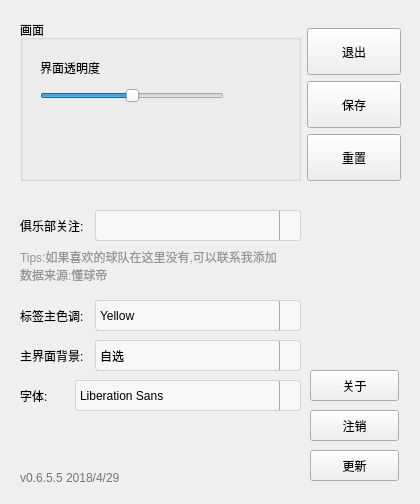
<?xml version="1.0" encoding="UTF-8"?>
<ui version="4.0">
 <class>kr_setting</class>
 <widget class="QWidget" name="kr_setting">
  <property name="windowModality">
   <enum>Qt::WindowModal</enum>
  </property>
  <property name="geometry">
   <rect>
    <x>0</x>
    <y>0</y>
    <width>420</width>
    <height>504</height>
   </rect>
  </property>
  <property name="windowTitle">
   <string>设置</string>
  </property>
  <property name="windowOpacity">
   <double>0.960000000000000</double>
  </property>
  <property name="styleSheet">
   <string notr="true">QPushButton[NotTitleBarBtn=true]
{	
	color:rgb(117,117,117);
	background-color:rgb(250,250,250);
	border: 1px solid rgb(100,100,100);
	border-radius:6px;
}

QPushButton:hover[NotTitleBarBtn=true]
{
	color:white;
	background-color:rgb(90,90,90);
	border: 1px solid rgb(100,100,100);
}

QPushButton:pressed[NotTitleBarBtn=true]
{
	color:white;
	background-color:rgb(80,80,80);
	border: 1px solid rgb(100,100,100);
	padding-left:3px;
	padding-top:3px;
}</string>
  </property>
  <widget class="QWidget" name="layoutWidget">
   <property name="geometry">
    <rect>
     <x>20</x>
     <y>20</y>
     <width>381</width>
     <height>161</height>
    </rect>
   </property>
   <layout class="QHBoxLayout" name="horizontalLayout" stretch="3,1">
    <item>
     <widget class="QGroupBox" name="groupBox">
      <property name="title">
       <string>画面</string>
      </property>
      <widget class="QLabel" name="OpNameLabel">
       <property name="geometry">
        <rect>
         <x>20</x>
         <y>40</y>
         <width>81</width>
         <height>16</height>
        </rect>
       </property>
       <property name="text">
        <string>界面透明度</string>
       </property>
      </widget>
      <widget class="QWidget" name="layoutWidget">
       <property name="geometry">
        <rect>
         <x>20</x>
         <y>55</y>
         <width>251</width>
         <height>41</height>
        </rect>
       </property>
       <layout class="QHBoxLayout" name="horizontalLayout_2" stretch="3,1">
        <item>
         <widget class="QSlider" name="OpSlider">
          <property name="maximum">
           <number>100</number>
          </property>
          <property name="singleStep">
           <number>1</number>
          </property>
          <property name="pageStep">
           <number>10</number>
          </property>
          <property name="value">
           <number>50</number>
          </property>
          <property name="orientation">
           <enum>Qt::Horizontal</enum>
          </property>
         </widget>
        </item>
        <item>
         <widget class="QLabel" name="OpStateLabel">
          <property name="alignment">
           <set>Qt::AlignCenter</set>
          </property>
         </widget>
        </item>
       </layout>
      </widget>
     </widget>
    </item>
    <item>
     <layout class="QVBoxLayout" name="verticalLayout" stretch="1,6,6,6">
      <property name="topMargin">
       <number>0</number>
      </property>
      <item>
       <spacer name="verticalSpacer_2">
        <property name="orientation">
         <enum>Qt::Vertical</enum>
        </property>
        <property name="sizeHint" stdset="0">
         <size>
          <width>20</width>
          <height>40</height>
         </size>
        </property>
       </spacer>
      </item>
      <item>
       <widget class="QPushButton" name="ExitBtn">
        <property name="sizePolicy">
         <sizepolicy hsizetype="Minimum" vsizetype="Minimum">
          <horstretch>0</horstretch>
          <verstretch>0</verstretch>
         </sizepolicy>
        </property>
        <property name="text">
         <string>退出</string>
        </property>
        <property name="NotTitleBarBtn" stdset="0">
         <bool>true</bool>
        </property>
       </widget>
      </item>
      <item>
       <widget class="QPushButton" name="SaveBtn">
        <property name="sizePolicy">
         <sizepolicy hsizetype="Minimum" vsizetype="Minimum">
          <horstretch>0</horstretch>
          <verstretch>0</verstretch>
         </sizepolicy>
        </property>
        <property name="text">
         <string>保存</string>
        </property>
        <property name="NotTitleBarBtn" stdset="0">
         <bool>true</bool>
        </property>
       </widget>
      </item>
      <item>
       <widget class="QPushButton" name="ResetBtn">
        <property name="sizePolicy">
         <sizepolicy hsizetype="Minimum" vsizetype="Minimum">
          <horstretch>0</horstretch>
          <verstretch>0</verstretch>
         </sizepolicy>
        </property>
        <property name="text">
         <string>重置</string>
        </property>
        <property name="NotTitleBarBtn" stdset="0">
         <bool>true</bool>
        </property>
       </widget>
      </item>
     </layout>
    </item>
   </layout>
  </widget>
  <widget class="QPushButton" name="UpdateBtn">
   <property name="geometry">
    <rect>
     <x>310</x>
     <y>450</y>
     <width>89</width>
     <height>31</height>
    </rect>
   </property>
   <property name="text">
    <string>更新</string>
   </property>
   <property name="NotTitleBarBtn" stdset="0">
    <bool>true</bool>
   </property>
  </widget>
  <widget class="QPushButton" name="AboutBtn">
   <property name="geometry">
    <rect>
     <x>310</x>
     <y>370</y>
     <width>89</width>
     <height>31</height>
    </rect>
   </property>
   <property name="text">
    <string>关于</string>
   </property>
   <property name="NotTitleBarBtn" stdset="0">
    <bool>true</bool>
   </property>
  </widget>
  <widget class="QPushButton" name="Back2LoginBtn">
   <property name="geometry">
    <rect>
     <x>310</x>
     <y>410</y>
     <width>89</width>
     <height>31</height>
    </rect>
   </property>
   <property name="text">
    <string>注销</string>
   </property>
   <property name="NotTitleBarBtn" stdset="0">
    <bool>true</bool>
   </property>
  </widget>
  <widget class="QLabel" name="Versionlabel">
   <property name="geometry">
    <rect>
     <x>20</x>
     <y>470</y>
     <width>151</width>
     <height>16</height>
    </rect>
   </property>
   <property name="styleSheet">
    <string notr="true">color: rgb(117,117,117);</string>
   </property>
   <property name="text">
    <string>&lt;html&gt;&lt;head/&gt;&lt;body&gt;&lt;p&gt;v0.6.5.5 2018/4/29&lt;/p&gt;&lt;/body&gt;&lt;/html&gt;</string>
   </property>
  </widget>
  <widget class="QLabel" name="TipsLabel">
   <property name="geometry">
    <rect>
     <x>20</x>
     <y>250</y>
     <width>341</width>
     <height>31</height>
    </rect>
   </property>
   <property name="styleSheet">
    <string notr="true">color: rgb(149, 149, 149);</string>
   </property>
   <property name="text">
    <string>Tips:如果喜欢的球队在这里没有,可以联系我添加
数据来源:懂球帝</string>
   </property>
  </widget>
  <widget class="QWidget" name="layoutWidget">
   <property name="geometry">
    <rect>
     <x>20</x>
     <y>210</y>
     <width>281</width>
     <height>31</height>
    </rect>
   </property>
   <layout class="QHBoxLayout" name="horizontalLayout_3" stretch="1,3">
    <item>
     <widget class="QLabel" name="ClubChooseLabel">
      <property name="text">
       <string>俱乐部关注:</string>
      </property>
     </widget>
    </item>
    <item>
     <widget class="QComboBox" name="TeamcomboBox">
      <property name="sizePolicy">
       <sizepolicy hsizetype="Preferred" vsizetype="Minimum">
        <horstretch>0</horstretch>
        <verstretch>0</verstretch>
       </sizepolicy>
      </property>
      <property name="styleSheet">
       <string notr="true">QComboBox
{
    background:rgba(250,250,250,0.7);
	border: 1px solid rgb(209 , 209 , 209);
	border-radius:3px;
}
 QComboBox::down-arrow {
	image: url(:/Resources/Class/combobox/downarrow.png);
 }
QComboBox::drop-down {
     subcontrol-origin:paddind;  
     subcontrol-position: top right;
     width: 20px;

     border-left-width: 1px;
     border-left-color: darkgray;
     border-left-style: solid; /* just a single line */
     border-top-right-radius: 3px; /* same radius as the QComboBox */
     border-bottom-right-radius: 3px;
 }
QComboBox:hover
{
    background:rgba(240,240,240,0.7);
	border: 1px solid rgb(209 , 209 , 209);
	border-radius:3px;
}
QComboBox:pressed
{
    background:rgba(230,230,230,0.7);
	border: 1px solid rgb(209 , 209 , 209);
	border-radius:3px;
    padding-left:3px;
    padding-top:3px;
}</string>
      </property>
     </widget>
    </item>
   </layout>
  </widget>
  <widget class="QWidget" name="layoutWidget_2">
   <property name="geometry">
    <rect>
     <x>20</x>
     <y>300</y>
     <width>281</width>
     <height>31</height>
    </rect>
   </property>
   <layout class="QHBoxLayout" name="horizontalLayout_4" stretch="1,3">
    <item>
     <widget class="QLabel" name="ColorChooseLabel">
      <property name="text">
       <string>标签主色调:</string>
      </property>
     </widget>
    </item>
    <item>
     <widget class="QComboBox" name="ColorcomboBox">
      <property name="sizePolicy">
       <sizepolicy hsizetype="Preferred" vsizetype="Minimum">
        <horstretch>0</horstretch>
        <verstretch>0</verstretch>
       </sizepolicy>
      </property>
      <property name="styleSheet">
       <string notr="true">QComboBox
{
    background:rgba(250,250,250,0.7);
	border: 1px solid rgb(209 , 209 , 209);
	border-radius:3px;
}
 QComboBox::down-arrow {
	image: url(:/Resources/Class/combobox/downarrow.png);
 }
QComboBox::drop-down {
     subcontrol-origin:paddind;  
     subcontrol-position: top right;
     width: 20px;

     border-left-width: 1px;
     border-left-color: darkgray;
     border-left-style: solid; /* just a single line */
     border-top-right-radius: 3px; /* same radius as the QComboBox */
     border-bottom-right-radius: 3px;
 }
QComboBox:hover
{
    background:rgba(240,240,240,0.7);
	border: 1px solid rgb(209 , 209 , 209);
	border-radius:3px;
}
QComboBox:pressed
{
    background:rgba(230,230,230,0.7);
	border: 1px solid rgb(209 , 209 , 209);
	border-radius:3px;
    padding-left:3px;
    padding-top:3px;
}</string>
      </property>
      <item>
       <property name="text">
        <string>Yellow</string>
       </property>
      </item>
      <item>
       <property name="text">
        <string>Orange</string>
       </property>
      </item>
      <item>
       <property name="text">
        <string>Pink</string>
       </property>
      </item>
      <item>
       <property name="text">
        <string>Green</string>
       </property>
      </item>
      <item>
       <property name="text">
        <string>Blue</string>
       </property>
      </item>
      <item>
       <property name="text">
        <string>Black</string>
       </property>
      </item>
     </widget>
    </item>
   </layout>
  </widget>
  <widget class="QWidget" name="layoutWidget_3">
   <property name="geometry">
    <rect>
     <x>20</x>
     <y>340</y>
     <width>281</width>
     <height>31</height>
    </rect>
   </property>
   <layout class="QHBoxLayout" name="horizontalLayout_5" stretch="1,3">
    <item>
     <widget class="QLabel" name="BackgroundPixChooseLabel">
      <property name="text">
       <string>主界面背景:</string>
      </property>
     </widget>
    </item>
    <item>
     <widget class="QComboBox" name="BackgroundcomboBox">
      <property name="sizePolicy">
       <sizepolicy hsizetype="Preferred" vsizetype="Minimum">
        <horstretch>0</horstretch>
        <verstretch>0</verstretch>
       </sizepolicy>
      </property>
      <property name="styleSheet">
       <string notr="true">QComboBox
{
    background:rgba(250,250,250,0.7);
	border: 1px solid rgb(209 , 209 , 209);
	border-radius:3px;
}
 QComboBox::down-arrow {
	image: url(:/Resources/Class/combobox/downarrow.png);
 }
QComboBox::drop-down {
     subcontrol-origin:paddind;  
     subcontrol-position: top right;
     width: 20px;

     border-left-width: 1px;
     border-left-color: darkgray;
     border-left-style: solid; /* just a single line */
     border-top-right-radius: 3px; /* same radius as the QComboBox */
     border-bottom-right-radius: 3px;
 }
QComboBox:hover
{
    background:rgba(240,240,240,0.7);
	border: 1px solid rgb(209 , 209 , 209);
	border-radius:3px;
}
QComboBox:pressed
{
    background:rgba(230,230,230,0.7);
	border: 1px solid rgb(209 , 209 , 209);
	border-radius:3px;
    padding-left:3px;
    padding-top:3px;
}</string>
      </property>
      <item>
       <property name="text">
        <string>自选</string>
       </property>
      </item>
      <item>
       <property name="text">
        <string>日落黄昏</string>
       </property>
      </item>
      <item>
       <property name="text">
        <string>云雾缭绕</string>
       </property>
      </item>
      <item>
       <property name="text">
        <string>黑白沙漠</string>
       </property>
      </item>
      <item>
       <property name="text">
        <string>牛仔剪影</string>
       </property>
      </item>
      <item>
       <property name="text">
        <string>炫酷夜店</string>
       </property>
      </item>
      <item>
       <property name="text">
        <string>冰山脚下</string>
       </property>
      </item>
      <item>
       <property name="text">
        <string>黑白旧故事</string>
       </property>
      </item>
      <item>
       <property name="text">
        <string>人烟罕至</string>
       </property>
      </item>
      <item>
       <property name="text">
        <string>水天倒影</string>
       </property>
      </item>
      <item>
       <property name="text">
        <string>黑白照片</string>
       </property>
      </item>
     </widget>
    </item>
   </layout>
  </widget>
  <widget class="QWidget" name="layoutWidget">
   <property name="geometry">
    <rect>
     <x>20</x>
     <y>380</y>
     <width>281</width>
     <height>31</height>
    </rect>
   </property>
   <layout class="QHBoxLayout" name="horizontalLayout_6" stretch="1,3">
    <item>
     <widget class="QLabel" name="FontChooseLabel">
      <property name="sizePolicy">
       <sizepolicy hsizetype="Minimum" vsizetype="Minimum">
        <horstretch>0</horstretch>
        <verstretch>0</verstretch>
       </sizepolicy>
      </property>
      <property name="text">
       <string>字体:</string>
      </property>
     </widget>
    </item>
    <item>
     <widget class="QFontComboBox" name="fontComboBox">
      <property name="sizePolicy">
       <sizepolicy hsizetype="Minimum" vsizetype="Minimum">
        <horstretch>0</horstretch>
        <verstretch>0</verstretch>
       </sizepolicy>
      </property>
      <property name="styleSheet">
       <string notr="true">QComboBox
{
    background:rgba(250,250,250,0.7);
	border: 1px solid rgb(209 , 209 , 209);
	border-radius:3px;
}
 QComboBox::down-arrow {
	image: url(:/Resources/Class/combobox/downarrow.png);
 }
QComboBox::drop-down {
     subcontrol-origin:paddind;  
     subcontrol-position: top right;
     width: 20px;

     border-left-width: 1px;
     border-left-color: darkgray;
     border-left-style: solid; /* just a single line */
     border-top-right-radius: 3px; /* same radius as the QComboBox */
     border-bottom-right-radius: 3px;
 }
QComboBox:hover
{
    background:rgba(240,240,240,0.7);
	border: 1px solid rgb(209 , 209 , 209);
	border-radius:3px;
}
QComboBox:pressed
{
    background:rgba(230,230,230,0.7);
	border: 1px solid rgb(209 , 209 , 209);
	border-radius:3px;
    padding-left:3px;
    padding-top:3px;
}</string>
      </property>
      <property name="editable">
       <bool>false</bool>
      </property>
      <property name="insertPolicy">
       <enum>QComboBox::NoInsert</enum>
      </property>
     </widget>
    </item>
   </layout>
  </widget>
 </widget>
 <resources/>
 <connections/>
</ui>
